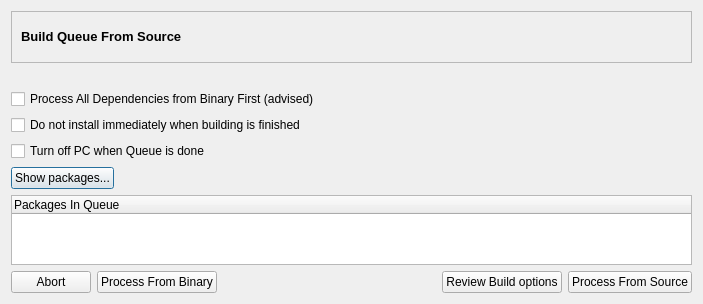
<?xml version="1.0" encoding="UTF-8"?>
<ui version="4.0">
 <class>reviewBuildingDialog</class>
 <widget class="QDialog" name="reviewBuildingDialog">
  <property name="geometry">
   <rect>
    <x>0</x>
    <y>0</y>
    <width>703</width>
    <height>294</height>
   </rect>
  </property>
  <property name="windowTitle">
   <string>Review Building Queue</string>
  </property>
  <property name="windowIcon">
   <iconset resource="shaman.qrc">
    <normaloff>:/Icons/icons/shaman/shaman-yellow-icon-32.png</normaloff>:/Icons/icons/shaman/shaman-yellow-icon-32.png</iconset>
  </property>
  <layout class="QGridLayout">
   <item row="0" column="0">
    <layout class="QVBoxLayout">
     <item>
      <widget class="QFrame" name="frame">
       <property name="sizePolicy">
        <sizepolicy hsizetype="Minimum" vsizetype="Maximum">
         <horstretch>0</horstretch>
         <verstretch>0</verstretch>
        </sizepolicy>
       </property>
       <property name="frameShape">
        <enum>QFrame::StyledPanel</enum>
       </property>
       <property name="frameShadow">
        <enum>QFrame::Sunken</enum>
       </property>
       <layout class="QGridLayout">
        <item row="0" column="0">
         <widget class="QLabel" name="label">
          <property name="text">
           <string>&lt;html&gt;&lt;head&gt;&lt;meta name=&quot;qrichtext&quot; content=&quot;1&quot; /&gt;&lt;style type=&quot;text/css&quot;&gt;
p, li { white-space: pre-wrap; }
&lt;/style&gt;&lt;/head&gt;&lt;body style=&quot; font-family:'Liberation Sans'; font-size:10pt; font-weight:400; font-style:normal;&quot;&gt;
&lt;p style=&quot; margin-top:0px; margin-bottom:0px; margin-left:0px; margin-right:0px; -qt-block-indent:0; text-indent:0px; font-family:'Sans Serif';&quot;&gt;&lt;span style=&quot; font-weight:600;&quot;&gt;Build Queue From Source&lt;/span&gt;&lt;/p&gt;&lt;/body&gt;&lt;/html&gt;</string>
          </property>
         </widget>
        </item>
        <item row="0" column="1">
         <widget class="QLabel" name="label_2">
          <property name="sizePolicy">
           <sizepolicy hsizetype="Maximum" vsizetype="Maximum">
            <horstretch>0</horstretch>
            <verstretch>0</verstretch>
           </sizepolicy>
          </property>
          <property name="minimumSize">
           <size>
            <width>32</width>
            <height>32</height>
           </size>
          </property>
          <property name="text">
           <string/>
          </property>
          <property name="pixmap">
           <pixmap resource="shaman.qrc">:/Icons/icons/applications-development.png</pixmap>
          </property>
          <property name="scaledContents">
           <bool>true</bool>
          </property>
         </widget>
        </item>
       </layout>
      </widget>
     </item>
     <item>
      <widget class="QLabel" name="infoLabel">
       <property name="text">
        <string/>
       </property>
      </widget>
     </item>
     <item>
      <widget class="QCheckBox" name="depsWizardBox">
       <property name="text">
        <string>Process All Dependencies from Binary First (advised)</string>
       </property>
       <property name="checked">
        <bool>false</bool>
       </property>
      </widget>
     </item>
     <item>
      <widget class="QCheckBox" name="noProcessBox">
       <property name="toolTip">
        <string>This is useful if you want to review compiler's output</string>
       </property>
       <property name="text">
        <string>Do not install immediately when building is finished</string>
       </property>
      </widget>
     </item>
     <item>
      <widget class="QCheckBox" name="turnOffBox">
       <property name="toolTip">
        <string/>
       </property>
       <property name="text">
        <string>Turn off PC when Queue is done</string>
       </property>
      </widget>
     </item>
     <item>
      <layout class="QHBoxLayout">
       <item>
        <widget class="QPushButton" name="showPackages">
         <property name="text">
          <string>Show packages...</string>
         </property>
         <property name="icon">
          <iconset resource="shaman.qrc">
           <normaloff>:/Icons/icons/view-list-tree.png</normaloff>:/Icons/icons/view-list-tree.png</iconset>
         </property>
         <property name="checkable">
          <bool>true</bool>
         </property>
        </widget>
       </item>
       <item>
        <spacer>
         <property name="orientation">
          <enum>Qt::Horizontal</enum>
         </property>
         <property name="sizeHint" stdset="0">
          <size>
           <width>40</width>
           <height>20</height>
          </size>
         </property>
        </spacer>
       </item>
      </layout>
     </item>
     <item>
      <widget class="QTreeWidget" name="treeWidget">
       <column>
        <property name="text">
         <string>Packages In Queue</string>
        </property>
       </column>
      </widget>
     </item>
     <item>
      <layout class="QHBoxLayout">
       <item>
        <widget class="QPushButton" name="abortButton">
         <property name="text">
          <string>Abort</string>
         </property>
         <property name="icon">
          <iconset resource="shaman.qrc">
           <normaloff>:/Icons/icons/dialog-cancel.png</normaloff>:/Icons/icons/dialog-cancel.png</iconset>
         </property>
        </widget>
       </item>
       <item>
        <widget class="QPushButton" name="binaryButton">
         <property name="text">
          <string>Process From Binary</string>
         </property>
         <property name="icon">
          <iconset resource="shaman.qrc">
           <normaloff>:/Icons/icons/edit-redo.png</normaloff>:/Icons/icons/edit-redo.png</iconset>
         </property>
        </widget>
       </item>
       <item>
        <spacer>
         <property name="orientation">
          <enum>Qt::Horizontal</enum>
         </property>
         <property name="sizeHint" stdset="0">
          <size>
           <width>40</width>
           <height>20</height>
          </size>
         </property>
        </spacer>
       </item>
       <item>
        <widget class="QPushButton" name="pBuildButton">
         <property name="text">
          <string>Review Build options</string>
         </property>
         <property name="icon">
          <iconset resource="shaman.qrc">
           <normaloff>:/Icons/icons/draw-text.png</normaloff>:/Icons/icons/draw-text.png</iconset>
         </property>
        </widget>
       </item>
       <item>
        <widget class="QPushButton" name="sourceButton">
         <property name="text">
          <string>Process From Source</string>
         </property>
         <property name="icon">
          <iconset resource="shaman.qrc">
           <normaloff>:/Icons/icons/dialog-ok-apply.png</normaloff>:/Icons/icons/dialog-ok-apply.png</iconset>
         </property>
        </widget>
       </item>
      </layout>
     </item>
    </layout>
   </item>
  </layout>
 </widget>
 <resources>
  <include location="shaman.qrc"/>
 </resources>
 <connections/>
</ui>
